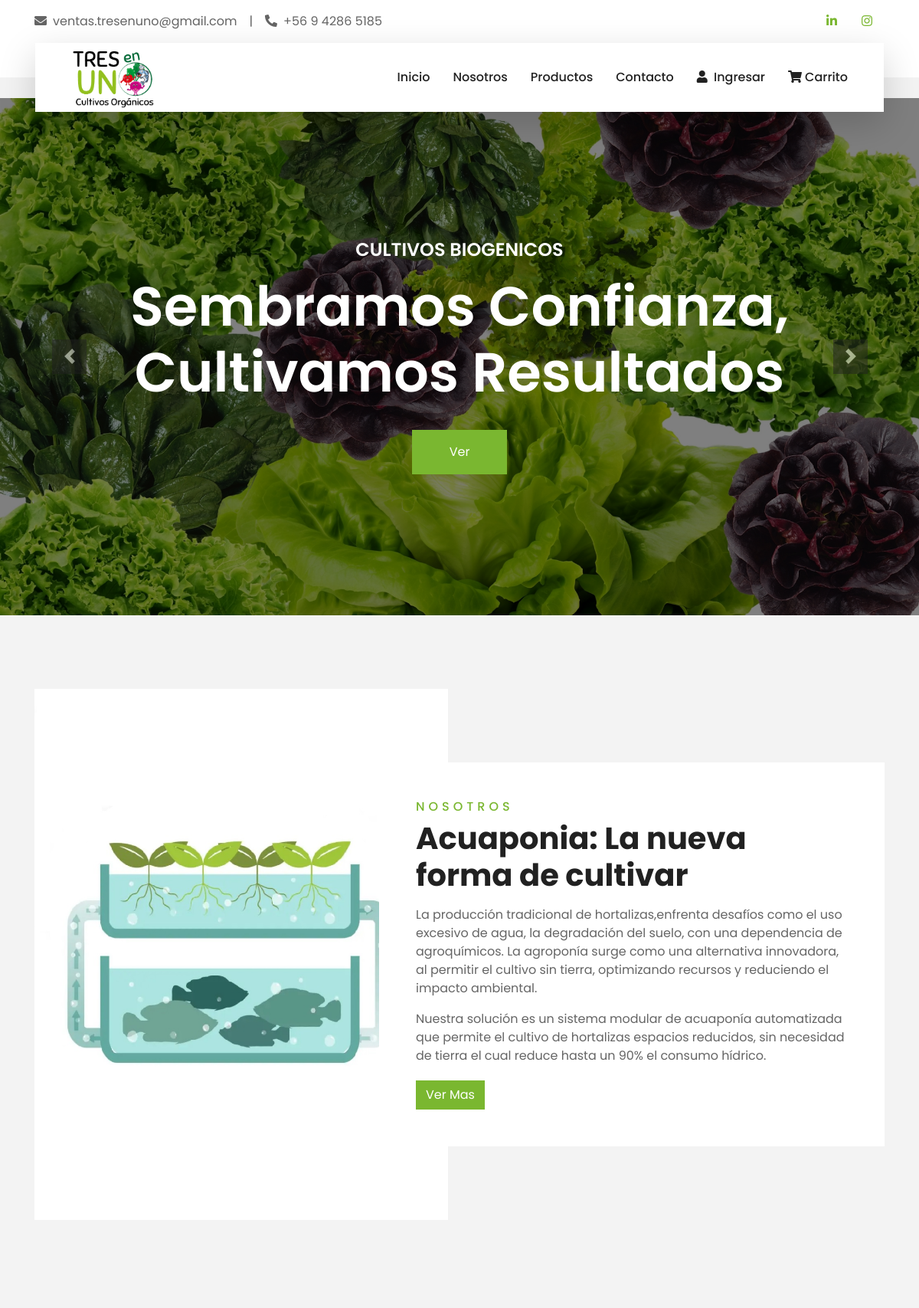
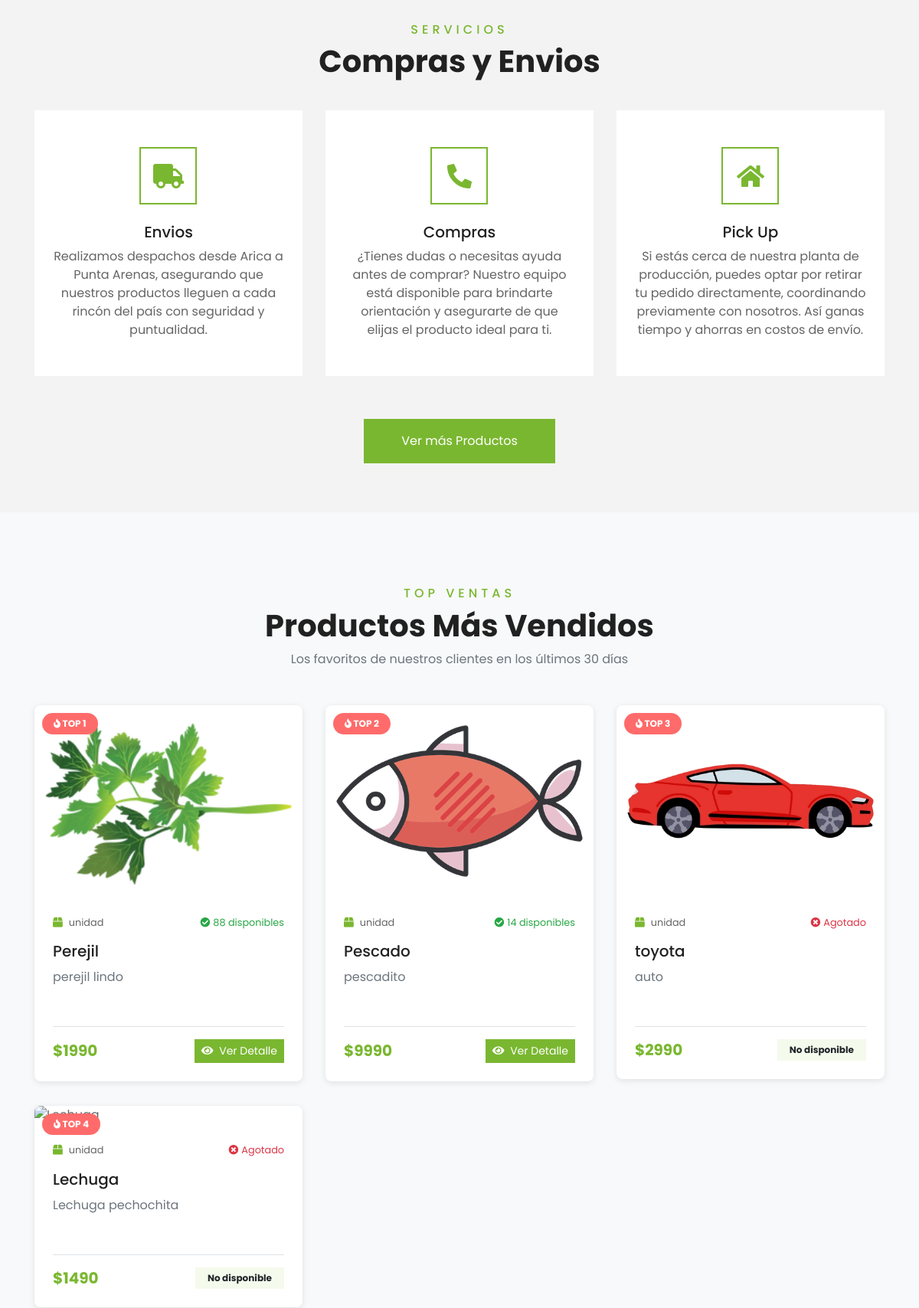
The page / (upper part) on the database its author committed (2 pictures, top to bottom).
### miapp/models.py (models this page shows, shortened)
class Producto(models.Model):
    UNIDADES_MEDIDA = [
        ('unidad', 'Unidad'),
        ('kg', 'Kilogramo'),
        ('gr', 'Gramo'),
        ('lt', 'Litro'),
        ('ml', 'Mililitro'),
        ('paquete', 'Paquete'),
        ('caja', 'Caja'),
    ]
    nombre = models.CharField(
        max_length=100,
        db_index=True,
        verbose_name="Nombre del producto"
    )
    descripcion = models.TextField(
        max_length=500,
        verbose_name="Descripción"
    )
    precio_unitario = models.DecimalField(
        max_digits=10,
        decimal_places=2,
        verbose_name="Precio unitario",
        help_text="Precio en pesos chilenos"
    )
    unidad_medida = models.CharField(
        max_length=20,
        choices=UNIDADES_MEDIDA,
        default='unidad',
        verbose_name="Unidad de medida"
    )
    stock_disponible = models.IntegerField(
        default=0,
        verbose_name="Stock disponible",
        help_text="Cantidad disponible en inventario"
    )
    categoria = models.ForeignKey(
        Categoria,
        on_delete=models.PROTECT,  # PROTECT en lugar de CASCADE
        related_name='productos',
        verbose_name="Categoría"
    )
    imagen = models.ImageField(
        upload_to='productos/',  # Guarda directamente en productos/
        null=True,
        blank=True,
        verbose_name="Imagen del producto",
        help_text="Imagen principal del producto"
    )
    activo = models.BooleanField(
        default=True,
        verbose_name="Activo",
        help_text="Indica si el producto está activo para venta"
    )
    fecha_creacion = models.DateTimeField(auto_now_add=True, verbose_name="Fecha de creación")
    fecha_modificacion = models.DateTimeField(auto_now=True, verbose_name="Última modificación")
    class Meta:
        db_table = 'productos'
        verbose_name = 'Producto'
        verbose_name_plural = 'Productos'
        ordering = ['-fecha_creacion']
        indexes = [
            models.Index(fields=['nombre']),
            models.Index(fields=['categoria', 'activo']),
            models.Index(fields=['-fecha_creacion']),
        ]

### miapp/views.py (the view)
# urls.py: path('', views.inicio, name='inicio'),
def inicio(request):
    ofertas_activas = Oferta.objects.filter(
        fecha_fin__gte=timezone.now(),
        fecha_inicio__lte=timezone.now(),
        activa=True
    )
    hace_30_dias = timezone.now() - timedelta(days=30)
    productos_mas_vendidos = DetallePedido.objects.filter(
        pedido__estado_pedido__in=['pagado', 'preparando', 'enviado', 'completado'],
        pedido__fecha_pedido__gte=hace_30_dias
    ).values('producto__id', 'producto__nombre').annotate(
        total_vendido=Sum('cantidad')
    ).order_by('-total_vendido')[:10]
    ids_productos = [item['producto__id'] for item in productos_mas_vendidos]
    productos_top = Producto.objects.filter(
        id__in=ids_productos,
        activo=True
    ).prefetch_related(
        Prefetch('ofertas', queryset=ofertas_activas, to_attr='ofertas_activas')
    )
    productos_top_ordenados = sorted(
        productos_top,
        key=lambda p: ids_productos.index(p.id) if p.id in ids_productos else 999
    )
    contexto = {
        'productos_top_vendidos': productos_top_ordenados,
        'now': timezone.now(),
    }
    return render(request, 'miapp/inicio.html', contexto)

### miapp/templates/miapp/inicio.html (shortened to what this page needs)
{% load static %}
<!DOCTYPE html>
<html lang="es">
    <head>
        <link
            href="https://cdnjs.cloudflare.com/ajax/libs/font-awesome/5.10.0/css/all.min.css"
            rel="stylesheet">
        <link href="https://cdnjs.cloudflare.com/ajax/libs/font-awesome/5.10.0/css/all.min.css" rel="stylesheet">
        <link href="{% static 'lib/owlcarousel/assets/owl.carousel.min.css' %}"
            rel="stylesheet">
        <link href="{% static 'css/style.css' %}" rel="stylesheet">
    </head>
    <body>
        {% include 'miapp/barrabase.html' %}
                {% include 'miapp/chatbot.html' %}
        <div class="container-fluid p-0">
            <div id="header-carousel" class="carousel slide"
                data-ride="carousel">
                <div class="carousel-inner">
                    <div class="carousel-item active">
                        <img class="w-100"
                            src="{% static 'img/carrucel1.jpg' %}" alt="Image">
                        <div
                            class="carousel-caption d-flex flex-column align-items-center justify-content-center">
                            <div class="p-3" style="max-width: 900px;">
                                <h4
                                    class="text-white text-uppercase mb-md-3">Cultivos
                                    Biogenicos</h4>
                                <h3
                                    class="display-3 text-white mb-md-4">Sembramos
                                    Confianza, Cultivamos Resultados</h3>
                                <a href="{% url 'listar_productos' %}"
                                    class="btn btn-primary py-md-3 px-md-5 mt-2">Ver</a>
                            </div>
                        </div>
                    </div>
                </div>
                <a class="carousel-control-prev" href="#header-carousel"
                    data-slide="prev">
                    <div class="btn btn-dark"
                        style="width: 45px; height: 45px;">
                        <span class="carousel-control-prev-icon mb-n2"></span>
                    </div>
                </a>
                <a class="carousel-control-next" href="#header-carousel"
                    data-slide="next">
                    <div class="btn btn-dark"
                        style="width: 45px; height: 45px;">
                        <span class="carousel-control-next-icon mb-n2"></span>
                    </div>
                </a>
            </div>
        </div>
        <div class="container-fluid py-5">
            <div class="container pt-5">
                <div class="row">
                    <div class="col-lg-6" style="min-height: 500px;">
                        <div class="position-relative h-100">
                            <img class="position-absolute w-100 h-100"
                                src="{% static 'img/nosotros1.jpg' %}"
                                style="object-fit: cover;">
                        </div>
                    </div>
                    <div class="col-lg-6 pt-5 pb-lg-5">
                        <div class="about-text bg-white p-4 p-lg-5 my-lg-5">
                            <h6 class="text-primary text-uppercase"
                                style="letter-spacing: 5px;">Nosotros</h6>
                            <h1 class="mb-3">Acuaponia: La nueva forma de
                                cultivar</h1>
                            <p> La producción tradicional de hortalizas,enfrenta
                                desafíos como el uso excesivo de agua, la
                                degradación del suelo, con una dependencia de
                                agroquímicos. La agroponía surge como una
                                alternativa innovadora, al permitir el cultivo
                                sin tierra, optimizando recursos y reduciendo el
                                impacto ambiental.</p>
                            <p>
                                Nuestra solución es un sistema modular de
                                acuaponía automatizada que permite el cultivo de
                                hortalizas espacios reducidos, sin necesidad de
                                tierra el cual reduce hasta un 90% el consumo
                                hídrico. </p>
                            <a href="{% url 'nosotros' %}"
                                class="btn btn-primary mt-1">Ver Mas</a>
                        </div>
                    </div>
                </div>
            </div>
        </div>
        <div class="container-fluid py-5">
            <div class="container pt-5 pb-3">
                <div class="text-center mb-3 pb-3">
                    <h6 class="text-primary text-uppercase"
                        style="letter-spacing: 5px;">Servicios</h6>
                    <h1>Compras y Envios</h1>
                </div>
                <div class="row">
                    <div class="col-lg-4 col-md-6 mb-4">
                        <div
                            class="service-item bg-white text-center mb-2 py-5 px-4">
                            <i class="fa fa-2x fa-truck mx-auto mb-4"></i>
                            <h5 class="mb-2">Envios</h5>
                            <p class="m-0">Realizamos despachos desde Arica a
                                Punta Arenas, asegurando que nuestros productos
                                lleguen a cada rincón del país con seguridad y
                                puntualidad.</p>
                        </div>
                    </div>
                    <div class="col-lg-4 col-md-6 mb-4">
                        <div
                            class="service-item bg-white text-center mb-2 py-5 px-4">
                            <i class="fa fa-2x fa-phone-alt mx-auto mb-4"></i>
                            <h5 class="mb-2">Compras</h5>
                            <p class="m-0">¿Tienes dudas o necesitas ayuda antes
                                de comprar? Nuestro equipo está disponible para
                                brindarte orientación y asegurarte de que elijas
                                el producto ideal para ti.</p>
                        </div>
                    </div>
                    <div class="col-lg-4 col-md-6 mb-4">
                        <div
                            class="service-item bg-white text-center mb-2 py-5 px-4">
                            <i class="fa fa-2x fa-home mx-auto mb-4"></i>
                            <h5 class="mb-2">Pick Up</h5>
                            <p class="m-0">Si estás cerca de nuestra planta de
                                producción, puedes optar por retirar tu pedido
                                directamente, coordinando previamente con
                                nosotros. Así ganas tiempo y ahorras en costos
                                de envío.</p>
                        </div>
                    </div>
                </div>
                <div class="text-center mt-4">
                    <a href="{% url 'listar_productos' %}" class="btn btn-primary py-3 px-5">Ver más Productos</a>
                </div>
            </div>
        </div>
        <div class="container-fluid py-5" style="background-color: #f8f9fa;">
            <div class="container pt-5 pb-3">
                <div class="text-center mb-3 pb-3">
                    <h6 class="text-primary text-uppercase" style="letter-spacing: 5px;">Top Ventas</h6>
                    <h1>Productos Más Vendidos</h1>
                    <p class="text-muted">Los favoritos de nuestros clientes en los últimos 30 días</p>
                </div>
                <div class="row">
                    {% for producto in productos_top_vendidos %}
                    <div class="col-lg-4 col-md-6 mb-4">
                        <div class="package-item bg-white mb-2" style="box-shadow: 0 2px 8px rgba(0,0,0,0.1); border-radius: 8px; overflow: hidden;">
                            <div style="position: relative;">
                                <img class="img-fluid w-100" src="{{ producto.imagen.url }}" alt="{{ producto.nombre }}"
                                     style="height: 250px; object-fit: cover;">
                                <div style="position: absolute; top: 10px; left: 10px; background-color: #ff6b6b; color: white; padding: 5px 15px; border-radius: 20px; font-weight: bold; font-size: 12px;">
                                    <i class="fa fa-fire"></i> TOP {{ forloop.counter }}
                                </div>
                            </div>
                            <div class="p-4">
                                <div class="d-flex justify-content-between mb-3">
                                    <small class="m-0">
                                        <i class="fa fa-box text-primary mr-2"></i>{{ producto.unidad_medida }}
                                    </small>
                                    {% if producto.stock_disponible > 0 %}
                                        <small class="m-0 text-success">
                                            <i class="fa fa-check-circle mr-1"></i>{{ producto.stock_disponible }} disponibles
                                        </small>
                                    {% else %}
                                        <small class="m-0 text-danger">
                                            <i class="fa fa-times-circle mr-1"></i>Agotado
                                        </small>
                                    {% endif %}
                                </div>
                                <a class="h5 text-decoration-none text-dark" href="{% url 'detalle_producto' producto.id %}">
                                    {{ producto.nombre }}
                                </a>
                                <p class="text-muted mt-2 mb-3" style="height: 60px; overflow: hidden;">
                                    {{ producto.descripcion|truncatewords:15 }}
                                </p>
                                <div class="border-top pt-3">
                                    <div class="d-flex justify-content-between align-items-center">
                                        <div>
                                            {% if producto.ofertas_activas %}
                                                {% with oferta=producto.ofertas_activas.0 %}
                                                <h5 class="m-0">
                                                    <span class="text-danger font-weight-bold">
                                                        ${{ oferta.precio_oferta|floatformat:0 }}
                                                    </span>
                                                </h5>
                                                <small class="text-muted" style="text-decoration: line-through;">
                                                    ${{ producto.precio_unitario|floatformat:0 }}
                                                </small>
                                                <span class="badge badge-danger ml-2">
                                                    -{{ oferta.porcentaje_descuento|floatformat:0 }}%
                                                </span>
                                                {% endwith %}
                                            {% else %}
                                                <h5 class="m-0 text-primary font-weight-bold">
                                                    ${{ producto.precio_unitario|floatformat:0 }}
                                                </h5>
                                            {% endif %}
                                        </div>
                                        {% if producto.stock_disponible > 0 %}
                                            <a href="{% url 'detalle_producto' producto.id %}"
                                               class="btn btn-primary btn-sm">
                                                <i class="fa fa-eye mr-1"></i> Ver Detalle
                                            </a>
                                        {% else %}
                                            <span class="badge badge-secondary py-2 px-3">
                                                No disponible
                                            </span>
                                        {% endif %}
                                    </div>
                                </div>
                            </div>
                        </div>
                    </div>
                    {% endfor %}
                </div>
            </div>
        </div>
    </body>
</html>

### miapp/static/chatbot/chatbot.css (style rules this page uses)
:root { --cb-green: #3aa76d; --cb-green-dark: #2f8b5a; --cb-bg: #ffffff; --cb-bot: #f6fff9; --cb-user: #e8f5ee; --cb-border: #e0e7e4; --cb-shadow: 0 12px 30px rgba(0, 0, 0, .12); --cb-radius: 16px; --cb-text: #1e293b; --cb-text-light: #64748b; }

### rows shown on the page
Producto: imagen (picture), unidad_medida "unidad", stock_disponible "88", nombre "Perejil", descripcion "perejil lindo", precio_unitario "1990", shows "Ver Detalle"
Producto: imagen (picture), unidad_medida "unidad", stock_disponible "14", nombre "Pescado", descripcion "pescadito", precio_unitario "9990", shows "Ver Detalle"
Producto: imagen (picture), unidad_medida "unidad", stock_disponible 0 (drawn), nombre "toyota", descripcion "auto", precio_unitario "2990"
Producto: unidad_medida "unidad", stock_disponible 0 (drawn), nombre "Lechuga", descripcion "Lechuga pechochita", precio_unitario "1490"
